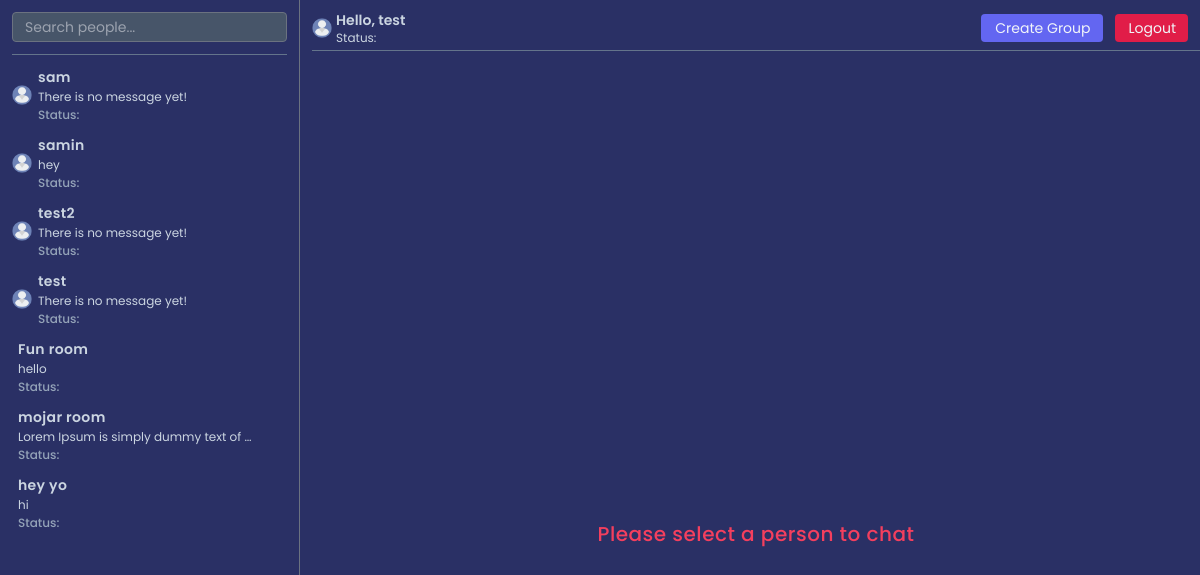
Screenshot of / (signed in) with the database file from the repository.
### account/models.py (models this page shows, shortened)
class Account(AbstractBaseUser):
    username = models.CharField(max_length=120, null=True)
    email = models.EmailField(null=True, unique=True)
    is_active = models.BooleanField(default=True)
    is_staff = models.BooleanField(default=False)
    is_superuser = models.BooleanField(default=False)
    is_online = models.BooleanField(default=True)
    created_at = models.DateTimeField(default=datetime.now)
    objects = AccountManager()
    USERNAME_FIELD = "email"
    REQUIRED_FIELDS = ["username"]

### chat/models.py (models this page shows, shortened)
class Chat(models.Model):
    room = models.SlugField(max_length=20, null=True)
    chatroom = models.ForeignKey(Chatroom, on_delete=models.CASCADE, related_name="chatroom")
    sender = models.ForeignKey(User, on_delete=models.CASCADE, related_name="sender")
    receiver = models.ForeignKey(User, on_delete=models.CASCADE, related_name="receiver")
    message = models.TextField(null=True)
    created_at = models.DateTimeField(default=datetime.now)

class GroupChatroom(models.Model):
    room = models.SlugField(max_length=20, null=True, unique=True)
    given_room_name = models.CharField(max_length=200, null=True)
    creator = models.ForeignKey(User, on_delete=models.SET_NULL, null=True, related_name="creator")
    users = models.ManyToManyField(User)
    created_at = models.DateTimeField(default=datetime.now)

class GroupChat(models.Model):
    room = models.SlugField(max_length=20, null=True)
    group_chatroom = models.ForeignKey(GroupChatroom, on_delete=models.CASCADE, related_name="group_chatroom")
    sender = models.ForeignKey(User, on_delete=models.CASCADE, related_name="group_sender")
    message = models.TextField(null=True)
    created_at = models.DateTimeField(default=datetime.now)

### chat/views.py (the view)
# urls.py: path("", HomeView.as_view(), name="home"),
class HomeView(LoginRequiredMixin, View):
    login_url = '/account/login/'
    def get(self, request):
        accounts = Account.objects.values()
        chat_nofifies = ChatMessageSeen.objects.all()
        chat_notify_list = list(map(lambda i: {
            "id": i.id,
            "room": i.room,
            "chatroom": i.chatroom,
            "sender": i.sender,
            "receiver": i.receiver,
            "message_seen": i.message_seen,
            "sender_email": i.sender_email,
            "receiver_email": i.receiver_email
        }, chat_nofifies))
        copied_chat_notify_list = deepcopy(chat_notify_list)
        item_list = []
        get_user_with_notify_list = find_user_chat_notification_list(copied_chat_notify_list, item_list, request.user)
        notified_account_list = []
        get_user_notified_list = find_user_with_notified_list(accounts, get_user_with_notify_list, notified_account_list)
        last_msg_list = []
        get_accounts_with_notify_and_last_msg = find_accounts_with_last_msg(get_user_notified_list, last_msg_list, request.user)
        group_chatrooms = GroupChatroom.objects.all()
        group_chatroom_list = list(map(lambda i: {
            "id": i.id,
            "room": i.room,
            "given_room_name": i.given_room_name,
            "creator": i.creator,
            "users": i.users,
            "created_at": i.created_at
        }, group_chatrooms))
        group_list = []
        get_user_connected_group_list = find_user_connected_groups(group_chatroom_list, group_list, request.user)
        group_msg_seens = GroupChatMessageSeen.objects.values()
        group_msg_seen_list = list(map(lambda i: i, group_msg_seens))
        group_list = []
        find_group_msg_seen_list = find_user_group_msg_seen_list(group_msg_seen_list, get_user_connected_group_list, group_list)
        group_list = []
        find_user_group_with_notify_list = find_user_group_with_notified_list(find_group_msg_seen_list, group_list, request.user)
        last_msg_list = []
        find_user_group_last_msg_with_notify = find_user_group_last_msg(find_user_group_with_notify_list, last_msg_list)
        args = {
            "accounts": get_accounts_with_notify_and_last_msg,
            "groups": find_user_group_last_msg_with_notify,
        }
        return render(request, "chat/home.html", args)

### chat/views.py (called while the page is built)
def find_user_chat_notification_list(copied_chat_notify_list, item_list, receiver):
    notified_obj = find_obj(copied_chat_notify_list, "receiver_email", receiver.email, 0, len(copied_chat_notify_list))
    if notified_obj is not None:
        if notified_obj["message_seen"] == False:
            item_list.append(notified_obj["sender_email"])
        copied_chat_notify_list.remove(notified_obj)
        return find_user_chat_notification_list(copied_chat_notify_list, item_list, receiver)
    return item_list

def find_user_with_notified_list(accounts, notified_list, notified_account_list):
    for account in accounts:
        if account["email"] in notified_list:
            notified_account_list.append({
                "account": account,
                "notify": True
            })
        else:
            notified_account_list.append({
                "account": account,
                "notify": False
            })
    return notified_account_list

def find_accounts_with_last_msg(accounts, last_msg_list, current_user):
    for account in accounts:
        account_obj = Account(**account["account"])
        last_msg = Chat.objects.filter(Q(sender=current_user, receiver=account_obj) | Q(sender=account_obj, receiver=current_user)).last()
        message = None
        if last_msg:
            message = last_msg.message
        else:
            message = "There is no message yet!"
        last_msg_list.append({
            "account": account["account"],
            "notify": account["notify"],
            "last_msg": message
        })
    return last_msg_list

def find_user_connected_groups(group_chatroom_list, group_list, current_user):
    group_list = [group for group in group_chatroom_list if current_user in group["users"].all()]
    return group_list

def find_user_group_msg_seen_list(group_msg_seen_list, user_group_list, group_list):
    for group in user_group_list:
        group_msg_seen_obj = find_obj(group_msg_seen_list, "room", group["room"], 0, len(group_msg_seen_list))
        if group_msg_seen_obj is not None:
            group_msg_seen_obj = GroupChatMessageSeen(**group_msg_seen_obj)
            group_list.append({
                "group": group,
                "group_message_seen": group_msg_seen_obj
            })
        else:
            group_list.append({
                "group": group,
                "group_message_seen": None
            })
    return group_list

### chat/templates/chat/home.html (shortened to what this page needs)
{% extends "base.html" %}
{% load static %}
{% block content %}
<div class="max-w-screen-2xl mx-auto">
    <div class="flex">
        {% include "chat/chat_left.html" %}
        {% include "chat/home_right.html" %}
    </div>
</div>
{% endblock %}

### chat/templates/chat/chat_left_bottom.html (shortened to what this page needs)
{% load static %}
{% if accounts %}
    <div id="chat__leftBottomUsers" class="flex h-full pl-3 pr-1 pb-16 flex-col gap-y-3 overflow-x-hidden overflow-y-auto">
        {% for account in accounts %}
            <a href="{% url 'chat:create-chatroom' account.account.id %}" id="account-{{ account.account.id}}" class="flex items-center">
                <img src="{% static 'images/user.png' %}" class="w-[20px] h-[20px] object-contain mr-1" alt="">
                <div class="flex flex-col gap-y-0.5 pl-0.5 chat__userInfo">
                    <p id="user-{{ account.account.id }}" class="font-semibold text-slate-300 tracking-wide whitespace-nowrap overflow-hidden text-ellipsis chat__userUsername">{{ account.account.username }}</p>
                    <p class="text-slate-300 text-xs whitespace-nowrap overflow-hidden text-ellipsis last_message">{{ account.last_msg }}</p>
                    <p class="flex items-center text-xs font-medium text-slate-400 user__status">Status: </p>
                </div>
            </a>
        {% endfor %}
        {% if groups %}
            {% for group in groups %}
                <a href="{% url 'chat:group' group.group.room %}" id="group-{{group.group.id}}" class="flex items-center">
                    <div class="flex flex-col gap-y-0.5 pl-0.5 chat__userInfo">
                        <p id="group-{{ group.group.id }}" class="font-semibold text-slate-300 tracking-wide whitespace-nowrap overflow-hidden text-ellipsis">{{ group.group.given_room_name }}</p>
                        <p class="text-slate-300 text-xs whitespace-nowrap overflow-hidden text-ellipsis last_message">{{ group.last_msg }}</p>
                        <p class="flex items-center text-xs font-medium text-slate-400 user__status">Status: </p>
                    </div>
                </a>
            {% endfor %}
        {% endif %}
    </div>
{% endif %}

### chat/templates/chat/home_right_top.html (shortened to what this page needs)
{% load static %}
<div class="flex items-center justify-between pr-3">
    <div class="flex items-center gap-x-1">
        <img src="{% static 'images/user.png' %}" class="w-[20px] h-[20px] object-contain" alt="">
        <div class="text-slate-300">
            <h5 class="font-semibold mr-1 home__rightTopUsername">Hello, {{ request.user.username }}</h5>
            <p class="text-xs flex items-center">Status: </p>
        </div>
    </div>
    <div class="flex items-center gap-x-3">
        <button id="create__chatGroup" class="flex items-center gap-x-0.5 py-1 px-3 text-slate-100 bg-indigo-500 rounded cursor-pointer hover:bg-indigo-600 hover:shadow transition-all duration-300 ease-in-out">
            Create Group
        </button>
        <a href="{% url 'account:logout' %}" class="flex items-center gap-x-0.5 py-1 px-3 text-slate-100 bg-rose-600 rounded cursor-pointer hover:bg-rose-700 hover:shadow transition-all duration-300 ease-in-out">
            Logout
        </a>
    </div>
</div>
<div class="w-full h-[1px] bg-slate-500 mt-1"></div>

### static/css/base.css (style rules this page uses)
* { box-sizing: border-box; }
:root { --poppins: 'Poppins', sans-serif; --bg-primary: #2A3065; }
body { font-family: var(--poppins); background-color: var(--bg-primary); color: var(--text-primary); overflow: hidden; }

### static/css/chat_left.css (style rules this page uses)
.chat__userInfo { width: calc(100% - 45px); }

### static/css/home_right.css (style rules this page uses)
.home__rightTopUsername { display: -webkit-box; -webkit-line-clamp: 1; -webkit-box-orient: vertical; overflow: hidden; text-overflow: ellipsis; }

### rows the page displays
Account: account.username "sam", last_msg "There is no message yet!"
Account: account.username "samin", last_msg "hey"
Account: account.username "test2", last_msg "There is no message yet!"
Account: account.username "test", last_msg "There is no message yet!", user.username "test"
GroupChatroom: group.given_room_name "Fun room"
GroupChat: last_msg "hello"
GroupChatroom: group.given_room_name "mojar room"
GroupChat: last_msg "Lorem Ipsum is simply dummy text of…"
GroupChatroom: group.given_room_name "hey yo"
GroupChat: last_msg "hi"
